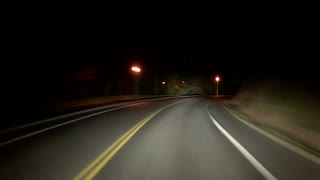
#> input picture night_time_test.jpg, 320 x 180 px, given in place of test2.mp4, which was not available
$ python lanes.py
#> lines starting #> are read from the running program, lines starting #| are printed output that depends on the picture; after the words box and inside, x2 and y2 are one past the last pixel; in counts of white or black regions, pixels touching at a corner belong together; pictures that were not available may be replaced by others from this repository, and a replacement may not be noted
#> further down, frame is the input picture: shape (180, 320, 3); mean B, G, R 26, 32.9, 36.3
# -*- coding: utf-8 -*-
"""
Created on Tue Jul 16 15:43:44 2019

@author: William Wakefield
Original Code and Tutorial Taught at:
    https://www.skillshare.com/classes/Self-Driving-Cars-Tutorial-Identify-Lane-Lines-with-OpenCV-Python/1987379716/projects
"""
import cv2
import numpy as np
#import matplotlib.pyplot as plt


def make_coordinates(image, line_parameters):
    slope, intercept = line_parameters
    y1 = image.shape[0]
    y2 = int(y1*(3/5))
    x1 = int((y1 - intercept)/slope)
    x2 = int((y2 - intercept)/slope)
    return np.array([x1, y1, x2, y2])

def average_slope_intercept(image, lines):
    left_fit = []
    right_fit = []
    for line in lines:
        x1, y1, x2, y2 = line.reshape(4)
        parameters = np.polyfit((x1, x2), (y1, y2), 1)
        slope = parameters[0]
        intercept = parameters[1]
        if slope < 0:
            left_fit.append((slope, intercept))
        else:
            right_fit.append((slope, intercept))
    left_fit_average = np.average(left_fit, axis = 0)
    right_fit_average = np.average(right_fit, axis = 0)
    left_line = make_coordinates(image, left_fit_average)
    right_line = make_coordinates(image, right_fit_average)
    return np.array([left_line, right_line])
"""
Canny Function
Converts the input image to grayscale, and then runs
the image through the Canny functino, which
includes the GaussianBlur function.
The GaussianBlur function call is redudancy.

"""

def canny(image):
    gray = cv2.cvtColor(image, cv2.COLOR_RGB2GRAY)
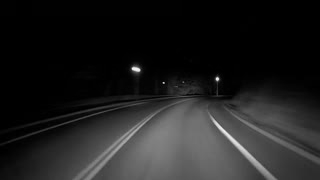
#> gray: shape (180, 320); min 0, max 243, mean 31.2
    blur = cv2.GaussianBlur(gray, (5,5),0)
    canny = cv2.Canny(blur, 50, 150)
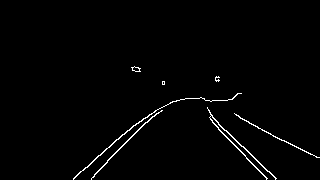
#> canny: shape (180, 320); 1.4% white in thin lines or dots, all inside (x1, y1, x2, y2) = (73, 66, 320, 180)
    return canny

def display_lines(image, lines):
    line_image = np.zeros_like(image)
    if lines is not None:
        for x1, y1, x2, y2 in lines:
            cv2.line(line_image, (x1, y1), (x2, y2), (255, 0, 0), 10) #line(image, first points, end points, tuple of RGB color of line, pixel thickness)
    return line_image

def region_of_interest(image):
    height = image.shape[0]
#> height = 180
    polygons = np.array([
    [(200, height), (1100, height), (650,50)]
    ])
#> polygons = [[200, 180], [1100, 180], [650, 50]]
    mask = np.zeros_like(image)
    cv2.fillPoly(mask, polygons, 255)
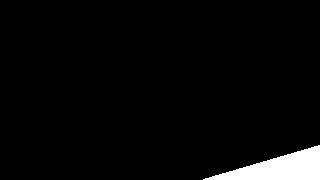
#> mask: shape (180, 320); 3.7% white; 1 white region, box (x1, y1, x2, y2) and area: (203, 145, 320, 180) 2105
    masked_image = cv2.bitwise_and(image, mask) #takes original image and masks them based on mask
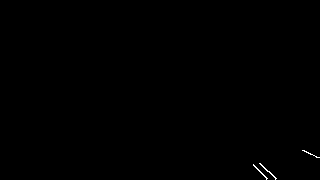
#> masked_image: shape (180, 320); 0.15% white in thin lines or dots, all inside (x1, y1, x2, y2) = (253, 150, 320, 180)
    return masked_image

# [26 lines of commented-out code are left out]

cap = cv2.VideoCapture("test2.mp4")
while(cap.isOpened()):
    _, frame = cap.read()
    canny_image = canny(frame)
    cropped_image = region_of_interest(canny_image)
    lines = cv2.HoughLinesP(cropped_image, 2, np.pi/180, 100, np.array([]), minLineLength=40, maxLineGap=5)
#> lines = None
#> (the run stopped early here; a loop or call above may not have finished)
